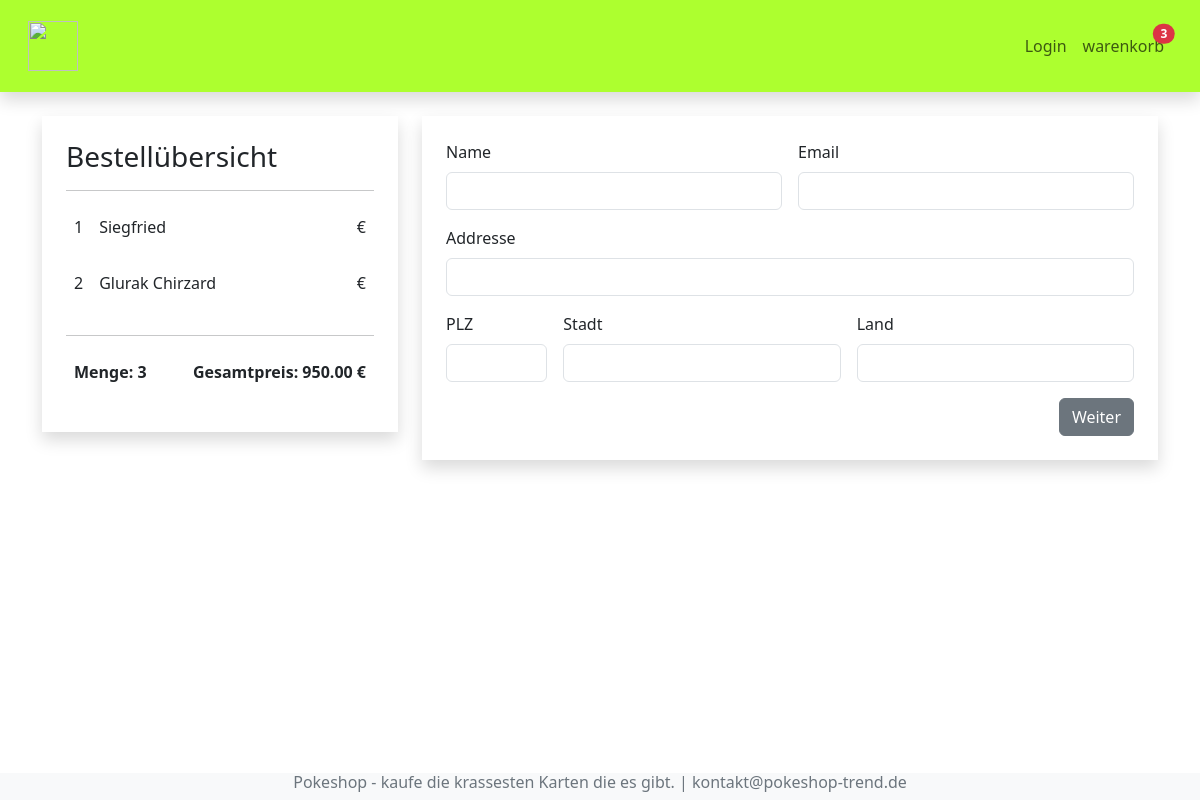
The app's page /kasse/ (signed in) with its own data.
### shop/models.py (models this page shows, shortened)
class BestellteArtikel(models.Model):
    artikel = models.ForeignKey(Artikel, on_delete=models.SET_NULL, null=True, blank=True)
    bestellung = models.ForeignKey(Bestellung, on_delete=models.SET_NULL, null=True, blank=True)
    menge = models.IntegerField(default=0, null=True, blank=True)
    datum = models.DateTimeField(auto_now=True)
    @property
    def get_summe(self):
        summe = self.artikel.preis * self.menge
        return summe

class Artikel(models.Model):
    name = models.CharField(max_length=200, null=True)
    beschreibung = models.TextField(null=True, blank=True)
    preis = models.IntegerField(default=0, null=True, blank=True)
    bild = models.ImageField(upload_to='produkte/', null=True, blank=True)

class Bestellung(models.Model):
    kunde = models.ForeignKey(Kunde, on_delete=models.SET_NULL, null=True, blank=True)
    bestelldatum = models.DateTimeField(auto_now_add=True)
    erledigt = models.BooleanField(default=False, null=True, blank=True)
    auftrags_id = models.CharField(max_length=200, null=200)
    @property
    def get_gesamtpreis(self):
        bestellteartiktels = self.bestellteartikel_set.all()
        gesamtpreis = sum(artikel.get_summe for artikel in bestellteartiktels)
        return gesamtpreis
    @property
    def get_gesamtmenge(self):
        bestellteartiktels = self.bestellteartikel_set.all()
        gesamtmenge = sum(artikel.menge for artikel in bestellteartiktels)
        return gesamtmenge

### shop/views.py (the view)
# urls.py: path('kasse/', views.kasse, name="kasse"),
def kasse(request):
    if request.user.is_authenticated:
        kunde = request.user.kunde
        bestellung, created = Bestellung.objects.get_or_create(kunde=kunde, erledigt=False)
        artikels = bestellung.bestellteartikel_set.all()
    else:
        artikels = []
        bestellung = []
    context = {'artikels':artikels, "bestellung":bestellung}
    return render(request, 'shop/kasse.html', context)

### shop/templates/shop/Kasse.html
{% extends 'shop/index.html' %}
{% block content %}
    <div class="row mt-4">
        <div class="col-4">
            <div class="shadow p-4">
                <h3>Bestellübersicht</h3>
                <hr>
                {% for artikel in artikels %}
                <div class="d-flex">
                    <p class="p-2">{{artikel.menge}}</p>
                    <p class="me-auto p-2">{{artikel.artikel.name}}</p>
                    <p class="p-2">{{artiel.get_summe|floatformat:2}} €</p>
                </div>
                {% endfor %}
                <hr>
                <div class="d-flex">
                    <p class="me-auto fw-bold p-2">Menge: {{bestellung.get_gesamtmenge}}</p>
                    <p class="fw-bold p-2">Gesamtpreis: {{bestellung.get_gesamtpreis|floatformat:2}} €</p>
                </div>
            </div>
        </div>
        <div class="col-8">
            <div class="shadow p-4">
                <form class="row g-3">
                    <div class="col-md-6">
                        <label for="inputName" class="form-label">Name</label>
                        <input type="text" class="form-control" id="inputName">
                    </div>
                    <div class="col-md-6">
                        <label for="inputEmail" class="form-label">Email</label>
                        <input type="email" class="form-control" id="inputEmail">
                    </div>
                    <div class="col-12">
                        <label for="inputAddress" class="form-label">Addresse</label>
                        <input type="text" class="form-control" id="inputAddress">
                    </div>
                    <div class="col-md-2">
                        <label for="inputPLZ" class="form-label">PLZ</label>
                        <input type="text" class="form-control" id="inputPLZ">
                      </div>
                    <div class="col-md-5">
                      <label for="inputStadt" class="form-label">Stadt</label>
                      <input type="text" class="form-control" id="inputStadt">
                    </div>
                    <div class="col-md-5">
                        <label for="inputLand" class="form-label">Land</label>
                        <input type="text" class="form-control" id="inputLand">
                    </div>
                    <div class="col-12 d-flex justify-content-end">
                      <button type="submit" id="formular-button" class="btn btn-secondary">Weiter</button>
                    </div>
                  </form>
            </div>
        </div>
    </div>
{% endblock content %}

### records on screen
BestellteArtikel: menge "1", artikel.name "Siegfried"
BestellteArtikel: menge "2", artikel.name "Glurak Chirzard"
Bestellung: get_gesamtmenge "3", get_gesamtpreis "950.00"
